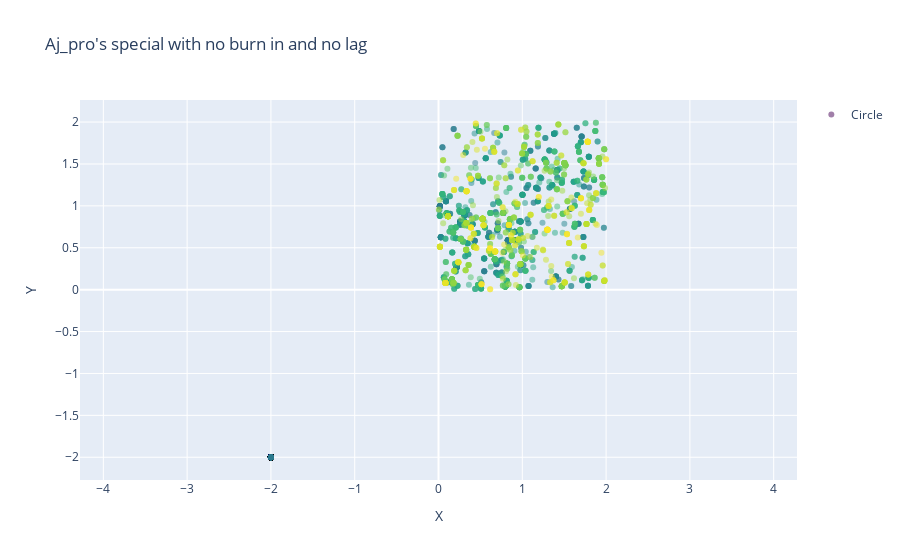

Write notebook code for a chart like this one.
### Code cell
seed = [-2,-2]
std = 1
burn_in_ITERATION = 10
lag = 1
max_ITERATION = int(3e3)
XS, YS = metro_sample(f,seed, std, burn_in_ITERATION, lag,max_ITERATION ).T

plot2d(XS, YS, "Aj_pro's special with no burn in and no lag")

# spam hit this for funny results

### Figure 1 — Plotly figure (JSON) as saved in the notebook; plotly's stock layout.template omitted (floating-point values rounded to 4 significant figures; data arrays with more than 128 entries replaced by an {"elided": "..."} marker saying what was removed)
{"data": [{"marker": {"color": {"elided": "2990 float values"}, "colorscale": [[0, "#440154"], [0.1111, "#482878"], [0.2222, "#3e4989"], [0.3333, "#31688e"], [0.4444, "#26828e"], [0.5556, "#1f9e89"], [0.6667, "#35b779"], [0.7778, "#6ece58"], [0.8889, "#b5de2b"], [1, "#fde725"]], "opacity": 0.5}, "mode": "markers", "name": "Circle", "type": "scatter", "x": {"elided": "2990 float values"}, "y": {"elided": "2990 float values"}}], "layout": {"showlegend": true, "title": {"text": "Aj_pro's special with no burn in and no lag"}, "xaxis": {"scaleanchor": "y", "title": {"text": "X"}}, "yaxis": {"scaleanchor": "x", "title": {"text": "Y"}}}}
